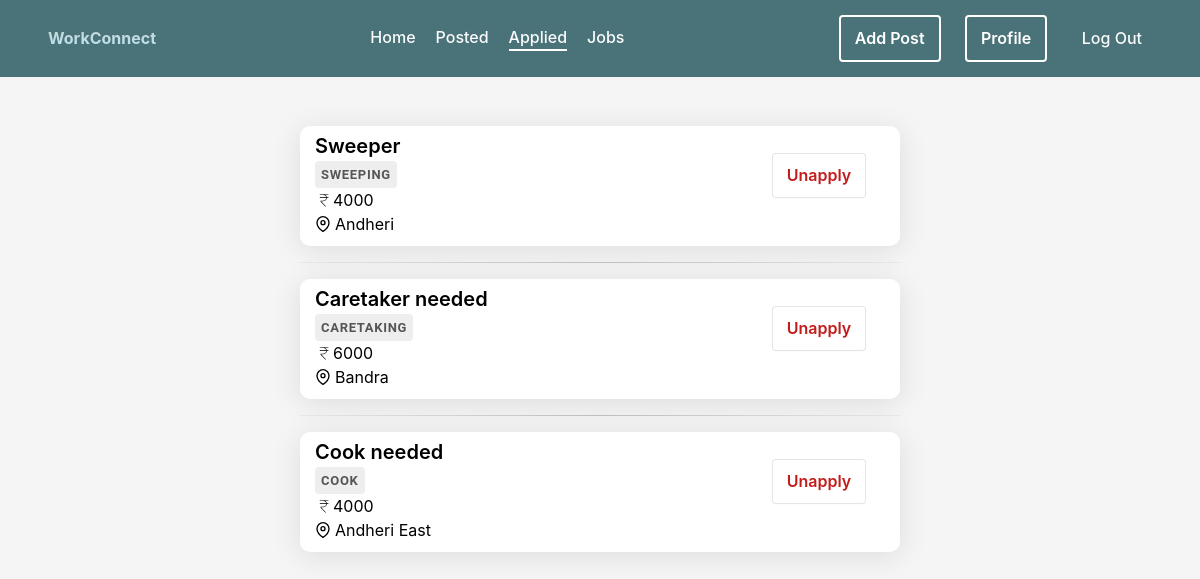
/newco/post/applied/ (signed in), run on the app's committed database.
### project/newco/models.py (models this page shows, shortened)
class Job(models.Model):
    user = models.ForeignKey(User,on_delete=models.CASCADE)
    title = models.CharField(max_length=255)
    description = models.TextField()
    job_specification = models.CharField(default=None,max_length=255)
    salary = models.CharField(max_length=32)
    location = models.CharField(max_length=32)
    people_applied = models.IntegerField(default=0)
    applied = models.ManyToManyField(User,related_name='users_applied',blank=True)

### project/newco/views.py (the view)
# urls.py: path('post/applied/',views.apply,name='applied'),
def apply(request:HttpRequest,job_id=None):
    if request.method == 'GET':
        if job_id:
            jobs = Job.objects.get(id=int(job_id))
            jobs.applied.add(request.user)
            messages.success(request,f'Applied for the job')
        jobs = Job.objects.filter(applied=request.user)
        if jobs.count() == 0:
            jobs=None
        else:
            jobs = reversed(jobs)
    return render(request,'newco/postedjobs.html',{'jobs': jobs} )

### newco/templates/newco/postedjobs.html (shortened to what this page needs)
{% extends 'newco/layout.html' %}
{% block body %}
{% if jobs %}
<div class="w-100 h-auto center">
    <div class="w-50 d-block m-3">
        {% for job in jobs %}
        <hr class="hr">
            <a href="{% url 'job-profile' job.id %}" class="w-100">
                <div class="post column nothover form w-100 flex-row">
                    <div class="d-inline-flex flex-column w-100" style="justify-content: space-evenly;">
                        <div class="w-100 lead" style="font-weight: 600;">{{ job.title }}</div>
                        <div class="job-spec">{{ job.job_specification }}</div>
                        <div class="w-100 "><svg xmlns="http://www.w3.org/2000/svg" height="18" width="18" viewBox="50 -850 850 900" stroke-width="2" stroke="black"><path d="M540-172 306-416v-44h114q63 0 116-39.5T588-616H266v-28h320q-11-51-57-83.5T420-760H266v-28h428v28H528q33 17 57 48.5t29 67.5h80v28h-78q2 85-58 134.5T420-432h-90l249 260h-39Z"/></svg>{{ job.salary }}</div>
                        <div class="w-100 " >{{ job.location }}</div>
                    </div>
                </a>
                {% if request.user == job.user %}
                    <div class="w-25 center" style="height: 90px;"><a href="delete/{{ job.id }}"><button type="button" class="del-btn">Delete</button></a></div>
                {% else %}
                    <div class="w-25 center" style="height: 90px;"><a href="{% url 'unapply' job.id %} "><button type="button" class="del-btn">Unapply</button></a></div>
                {% endif %}
            </div>
        {% endfor %}
{% endif %}
{% endblock %}

### project/newco/static/newco/log.reg.styles.css (style rules this page uses)
.form { width: 380px; height: 500px; display: flex; flex-direction: column; border-radius: 15px; background-color: white; box-shadow: 0 4px 30px rgba(0, 0, 0, 0.1); transition: .4s ease-in-out; }

### project/newco/static/newco/styles.css (style rules this page uses)
* { font-family: -apple-system, BlinkMacSystemFont, 'Segoe UI', Roboto, Oxygen, Ubuntu, Cantarell, 'Open Sans', 'Helvetica Neue', sans-serif; margin: 0; padding: 0; color: black; background-color: #f5f5f5; }
.center { display: flex; justify-content: center; align-items: center ; }
div { background: transparent; }
body { background-color: #f5f5f5; }
button { background-color: #FFFFFF; border: 1px solid rgba(0, 0, 0, 0.1); border-radius: .25rem; box-shadow: rgba(0, 0, 0, 0.02) 0 1px 3px 0; color: rgba(0, 0, 0, 0.85); cursor: pointer; display: inline-flex; font-size: 16px; font-weight: 600; justify-content: center; line-height: 1.05; min-height: 1rem; padding: calc(.875rem - 1px) calc(1.5rem - 10px); text-decoration: none; transition: all 250ms; user-select: none; -webkit-user-select: none; touch-action: manipulation; vertical-align: baseline; width: fit-content; }
a { text-decoration: none; background: transparent; }
.bg-transparent, * { background: transparent; }
.post { background: white; height: 120px; transition: all 0.6s ease; border-radius: 10px; padding-top: 5px; padding-bottom: 25px; padding-right: 25px; padding-left: 15px; overflow: hidden; }
.hr { border: 0; height: 1px; background: #333; background-image: linear-gradient(to right, #ccc, #333, #ccc); }
.del-btn { color: #c41b1b; }
.job-spec { width: fit-content; border-radius: 4px; z-index: 100; font-family: Roboto, Oxygen, Ubuntu, Cantarell, 'Open Sans', 'Helvetica Neue', sans-serif; font-weight: 600; position: relative; color: #555; margin-top: 10px; margin-bottom: 10px; background-color: #eee; display: inline; margin: 0; font-size: 13px; letter-spacing: 0.7px; padding: 4px 6px; text-transform: uppercase; text-decoration: none; transition: all .1s ease-in-out; }

### data on the page
Job: title "Sweeper", job_specification "SWEEPING", salary "4000", location "Andheri", shows "Unapply"
Job: title "Caretaker needed", job_specification "CARETAKING", salary "6000", location "Bandra", shows "Unapply"
Job: title "Cook needed", job_specification "COOK", salary "4000", location "Andheri East", shows "Unapply"
